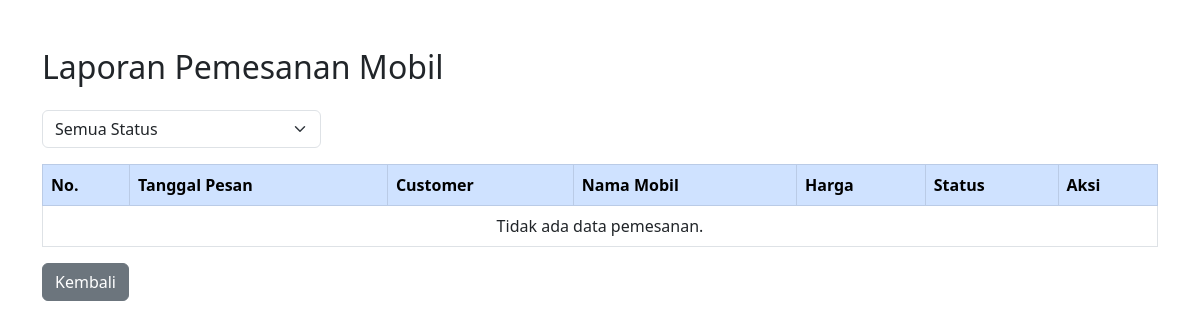
Page /SuperAdmin/Laporan.php (signed in) on the earlier database version.
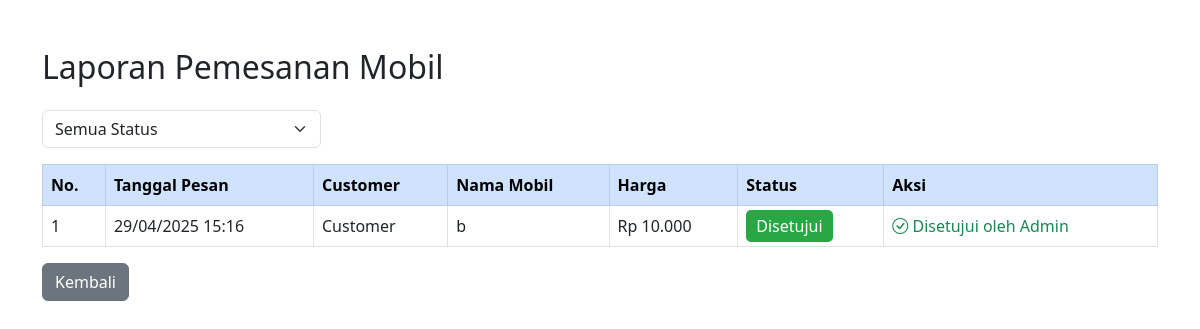
Same page on the later database version.
### tables this page shows
CREATE TABLE `requests` (
  `id` int(11) NOT NULL,
  `itemId` int(11) NOT NULL,
  `userId` int(11) NOT NULL,
  `status` enum('Menunggu','Disetujui','Ditolak') NOT NULL DEFAULT 'Menunggu',
  `createdAt` datetime DEFAULT current_timestamp(),
  `updatedAt` datetime DEFAULT current_timestamp() ON UPDATE current_timestamp()
);

CREATE TABLE `users` (
  `id` int(11) NOT NULL,
  `email` varchar(255) NOT NULL,
  `username` varchar(255) NOT NULL,
  `password` varchar(255) NOT NULL,
  `role` varchar(255) NOT NULL,
  `foto` varchar(255) NOT NULL
);

CREATE TABLE `mobil` (
  `id` int(11) NOT NULL,
  `nama` varchar(255) DEFAULT NULL,
  `stok` int(11) DEFAULT NULL,
  `harga` int(11) DEFAULT NULL,
  `keterangan` text DEFAULT NULL,
  `gambar` varchar(255) DEFAULT NULL
);

### SuperAdmin/Laporan.php (the view, shortened to what this page needs)
<?php
include('../DB.php');
$query = "SELECT
    r.id,
    r.status,
    r.createdAt,
    r.updatedAt,
    m.nama AS mobilNama,
    m.harga AS mobilHarga,
    u.username AS customerName
    FROM requests r
    JOIN mobil m ON r.itemId = m.id
    JOIN users u ON r.userId = u.id
    ORDER BY r.createdAt DESC";
$result = mysqli_query($conn, $query);
?>
<!DOCTYPE html>
<html lang="en">
<head>
    <link href="https://cdn.jsdelivr.net/npm/bootstrap@5.3.0-alpha3/dist/css/bootstrap.min.css" rel="stylesheet">
    <link rel="stylesheet" href="https://cdn.jsdelivr.net/npm/bootstrap-icons@1.7.2/font/bootstrap-icons.css">
</head>
<body>
    <div class="container mt-5">
        <h2 class="mb-4">Laporan Pemesanan Mobil</h2>
        <div class="mb-3">
            <select class="form-select w-25" id="statusFilter">
                <option value="">Semua Status</option>
            </select>
        </div>
        <table class="table table-bordered">
            <thead>
                <tr class="table-primary">
                    <th>No.</th>
                    <th>Tanggal Pesan</th>
                    <th>Customer</th>
                    <th>Nama Mobil</th>
                    <th>Harga</th>
                    <th>Status</th>
                    <?php if ($_SESSION['role'] === 'Super Admin'): ?>
                    <th>Aksi</th>
                    <?php endif; ?>
                </tr>
            </thead>
            <tbody>
                <?php
                if ($result && mysqli_num_rows($result) > 0) {
                    $no = 1;
                    while ($row = mysqli_fetch_assoc($result)) {
                        echo "<tr class='status-row' data-status='{$row['status']}'>";
                        echo "<td>{$no}</td>";
                        echo "<td>" . date('d/m/Y H:i', strtotime($row['createdAt'])) . "</td>";
                        echo "<td>{$row['customerName']}</td>";
                        echo "<td>{$row['mobilNama']}</td>";
                        echo "<td>Rp " . number_format($row['mobilHarga'], 0, ',', '.') . "</td>";
                        echo "<td>";
                        $statusClass = match($row['status']) {
                            'Disetujui' => 'status-disetujui',
                            'Ditolak' => 'status-ditolak',
                            default => 'status-menunggu'
                        };
                        echo "<span class='{$statusClass}'>{$row['status']}</span>";
                        echo "</td>";
                        if ($_SESSION['role'] === 'Super Admin') {
                            echo "<td>";
                            if ($row['status'] === 'Menunggu') {
                                echo "<button onclick='updateStatus({$row['id']}, \"Disetujui\")' class='btn btn-success btn-sm me-2'>Setuju</button>";
                                echo "<button onclick='updateStatus({$row['id']}, \"Ditolak\")' class='btn btn-danger btn-sm'>Tolak</button>";
                            } else {
                                if ($row['status'] === 'Disetujui') {
                                    echo "<span class='text-success'><i class='bi bi-check-circle'></i> Disetujui oleh Admin</span>";
                                } else if ($row['status'] === 'Ditolak') {
                                    echo "<span class='text-danger'><i class='bi bi-x-circle'></i> Ditolak oleh Admin</span>";
                                }
                            }
                            echo "</td>";
                        }
                        echo "</tr>";
                        $no++;
                    }
                } else {
                    echo "<tr><td colspan='7' class='text-center'>Tidak ada data pemesanan.</td></tr>";
                }
                ?>
            </tbody>
        </table>
        <a href="../Index.php" class="btn btn-secondary">Kembali</a>
    </div>
</body>
</html>

Differences in the rows shown:
added requests: createdAt "29/04/2025 15:16", userId.username "Customer", itemId.nama "b", itemId.harga "10.000", status "Disetujui", shows "Disetujui oleh Admin"
Other differences:
text no longer shown: "Tidak ada data pemesanan."
